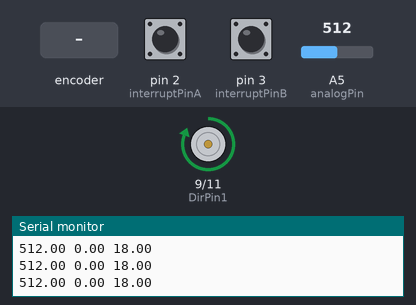
Bench run of a sketch on a simulated Arduino Uno, built with avr-gcc and run on an emulated ATmega328P. Parts: motor-driver pin pairs drawn as motors (green arrow = first pin HIGH = forward, orange = second pin HIGH = backward, longer = more drive, scaled by the enable pin), the last lines printed to the serial monitor. The test bench sets the inputs (shaded band); at power-on: A5 (analogPin) = 512, pin 2 (interruptPinA) LOW, pin 3 (interruptPinB) HIGH.

Above: at 2.7 s.
2.8 s: A5 (analogPin) set to 10
At 3.2 s:
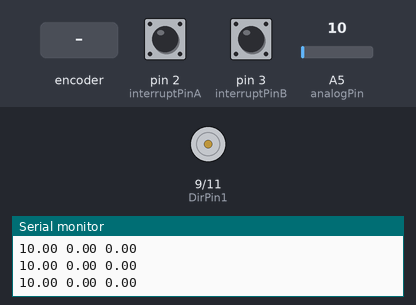
4.3 s: A5 (analogPin) set to 15
5.8 s: A5 (analogPin) set to 17
At 6.7 s:
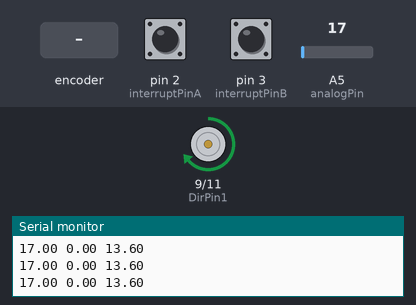
7.3 s: rotary encoder on pin 2 (interruptPinA) / pin 3 (interruptPinB) turned 3 steps (first pin leading)
At 7.65 s:
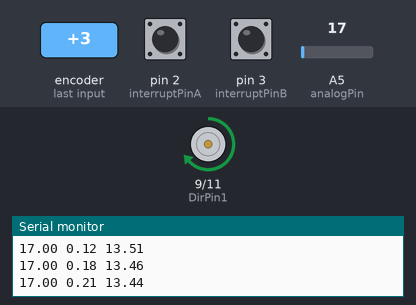
9.4 s: A5 (analogPin) set to 0
At 10.6 s:
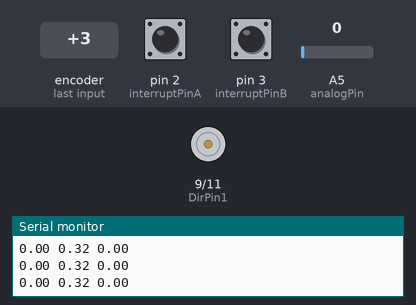
Timing chart, 0 to 11.9 s (numbered marks = the images above; inputs shaded):
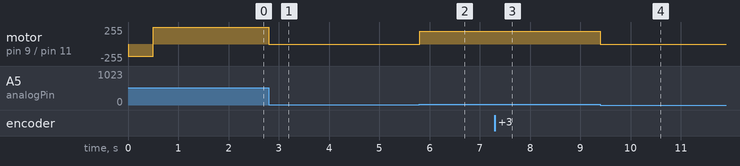

The sketch:

Needle_Valve_Controller_1.3.ino
```cpp
const byte interruptPinA = 2; //Define two interrupt pins for the quadrature encoder
const byte interruptPinB = 3;
const byte analogPin = 5; //Define a pin for the input potentiometer

//Define pins for the L298N motor driver
const byte PWMPin = 5;
const byte DirPin1 = 9;
const byte DirPin2 = 11;

const int RevolutionCounts = 5820; //Define number of encoder counts per revolution of motor output
const float NumRevolutions = 6; //Define number of revolutions of travel of the needle valve

volatile long EncoderCount = 0; //Initialise encoder count
long EncoderCount_prev = 0;
unsigned long t;
unsigned long t_prev = 0;

//Define position, demand position and time increment between control cycles
float Theta, Theta_d, dt;

volatile unsigned long count = 0;
unsigned long count_prev = 0;

//Initialise position error and integral error variables
float e, e_prev = 0, inte, inte_prev = 0;

const float Vmax = 18; //Define max and min voltage the motor can run at
const float Vmin = 13;
float V = 0; //Initialise the motor voltage

//Define the PID constants
float kp = 0.8;
float ki = 0;
float kd = 0.5;

//Timer Interrupt Service Routine for a change in Encoder A
void ISR_EncoderA(){
  bool PinA = digitalRead(interruptPinA);
  bool PinB = digitalRead(interruptPinB);

  if (PinB == LOW){
    if (PinA == HIGH){
      EncoderCount++;
    }
    else{
      EncoderCount--;
    }
  }
  else{
    if (PinA == HIGH){
      EncoderCount--;
    }
    else{
      EncoderCount++;
    }
  }
}

//Timer Interrupt Service Routine for a change in Encoder B
void ISR_EncoderB(){
  bool PinA = digitalRead(interruptPinA);
  bool PinB = digitalRead(interruptPinB);

  if (PinB == LOW){
    if (PinA == HIGH){
      EncoderCount--;
    }
    else{
      EncoderCount++;
    }
  }
  else{
    if (PinA == HIGH){
      EncoderCount++;
    }
    else{
      EncoderCount--;
    }
  }
}

//Function that turns the motor in the correct direction and speed for a given input voltage
void WriteMotorVoltage(float V, float Vmax){
  int PWMVal = int(255*abs(V)/Vmax); //Convert voltage to PWM value
  if (PWMVal > 255){ //Check PWM value does not exceed 255
    PWMVal = 255;
  }

  // If the voltage is positive, drive the motor clockwise
  if (V>0){
    digitalWrite(DirPin1, HIGH);
    digitalWrite(DirPin2, LOW);
  }
  // If the voltage is negative, drive the motor anticlockwise
  else if (V<0){
    digitalWrite(DirPin1, LOW);
    digitalWrite(DirPin2, HIGH);
  }
  // If the voltage is zero, turn the motor off
  else{
    digitalWrite(DirPin1, LOW);
    digitalWrite(DirPin2, LOW);
  }
  analogWrite(PWMPin, PWMVal);  //Write the PWM value to the enable pin of the motor driver
}

// Use the current valve position and demanded valve position to get a voltage output using PID control
float getVoltage(float Theta, float Theta_d) {

   t = millis();
   dt = (t - t_prev); //Work out the time step since the last PID calculation

   e = Theta_d - Theta; //Work out the error between the actual and demanded valve position
   inte = inte_prev + (dt*(e+e_prev)/2); //Add to the integral of the error using the trapezium method

   V = kp*e + ki*inte + (kd*(e-e_prev)/dt); //Sum the P, I and D terms to get the voltage output

   // Check that the voltage is within the suitable range - correct it if not
   if (V > Vmax) {
     V = Vmax;
     inte = inte_prev; //Prevent windup of the integral term by limiting its max value
   }
   if (V < Vmin && V > -Vmin) {
     V = 0;
   }
   if (V < -Vmax) {
     V = -Vmax;
     inte = inte_prev; //Prevent windup of the integral term by limiting its max value
   }

   // Make the previous terms equal to the current terms
   inte_prev = inte;
   e_prev = e;
   t_prev = t;

   return V; //Return the voltage output for the motor
}

// Timer interrupt that is triggered every 50ms
ISR(TIMER1_COMPA_vect){
  count++; //Increment the variable count
}


void setup() {
  Serial.begin(9600); //Begin serial communication for debugging

  //Set the quadrature encoder pins to inputs
  pinMode(interruptPinA, INPUT);
  pinMode(interruptPinB, INPUT);

  //attach the interrupts to the encoder pins
  attachInterrupt(digitalPinToInterrupt(interruptPinA), ISR_EncoderA, CHANGE);
  attachInterrupt(digitalPinToInterrupt(interruptPinB), ISR_EncoderB, CHANGE);

  //Set the direction pins on the motor driver to outputs
  pinMode(DirPin1, OUTPUT);
  pinMode(DirPin2, OUTPUT);

  //Setup the timer interrupt to trigger every 50ms
  cli(); //Stop all other interrupts
    TCCR1A = 0;
    TCCR1B = 0;
    TCNT1 = 0;
    OCR1A = 12499; //Prescalar = 64
    TCCR1B |= (1 << WGM12);
    TCCR1B |= (1 << CS11 | 1 << CS10);
    TIMSK1 |= (1 << OCIE1A);
  sei(); //Restart other interrupts again

  //Calibrate valve zero position
  WriteMotorVoltage(-Vmin, Vmax); //Start running the motor at minimum speed to close the valve
  delay(500); //Wait to ensure the motor has started moving
  // Check every 50ms that the motor is still moving at a reasonable speed - when it stops, detect that it has reached the hard endstop
  while ((EncoderCount_prev - EncoderCount) > 20) {
    EncoderCount_prev = EncoderCount;
    delay(50);
  }

  EncoderCount = 0; //After reaching the hard endstop, zero the encoder count
  Theta_d = 40; //Set a demand position for the valve soft limit - this offset ensures the motor never runs into the hard endstop during operation

  //Using PID control, drive the motor to the soft limit point - loop every 10ms
  for (int i = 0; i <= 100; i++) {
     Theta = (1023*EncoderCount/(RevolutionCounts*NumRevolutions));
     WriteMotorVoltage(getVoltage(Theta, Theta_d),Vmax);
     delay(10);
  }
  EncoderCount = 0; //After reaching the soft limit, set the new encoder zero position

}

void loop() {
  if (count > count_prev){ // Check if the count has incremented - the count increments every 50ms due to the timer interrupt

    Theta_d = analogRead(analogPin); //Read the demanded valve position from the potentiometer (0 - 1023)
    Theta = (1023*EncoderCount/(RevolutionCounts*NumRevolutions)); //Scale the encoder count to give the actual valve position between 0 and 1023

    V = getVoltage(Theta, Theta_d); //Call the getVoltage function

    //Output serial data for debugging
    Serial.print(Theta_d);
    Serial.print(" ");
    Serial.print(Theta);
    Serial.print(" ");
    Serial.print(V);
    Serial.println(" ");

    WriteMotorVoltage(V, Vmax); //Drive the motor with calculated voltage

    count_prev = count; //Make the previous count equal to the current count
  }

}
```

Measured:
- the behaviour switches between 16 and 17 on A5 (analogPin) (found by bisection; images 1 and 2)
- after the input at 2.8 s, motor on pin 9 (DirPin1) / pin 11 (DirPin2): forward 255/255 → stopped at once
- after the input at 5.8 s, motor on pin 9 (DirPin1) / pin 11 (DirPin2): stopped → forward 192/255 at once
- after the input at 7.3 s, motor on pin 9 (DirPin1) / pin 11 (DirPin2): forward 192/255 → forward 191/255 after 0.05 s, → forward 190/255 0.20 s later, → forward 189/255 0.20 s later
- after the input at 9.4 s, motor on pin 9 (DirPin1) / pin 11 (DirPin2): forward 189/255 → stopped at once
